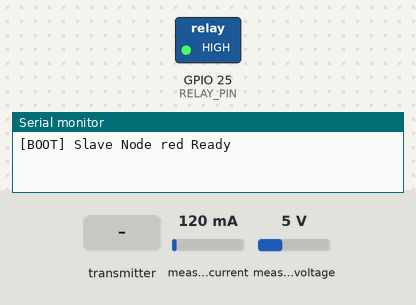
A sketch run on a simulated ESP32. Shown: switched loads named in the sketch (green lamp = pin HIGH), the last lines printed to the serial monitor. Inputs (shaded band) come from the test bench; at power-on: measured current 120 mA, measured voltage 5 V.

Above: at 1.2 s.
1.3 s: the transmitter starts sending pump = 0
4.4 s: the transmitter starts sending duration_ms = 1024
At 4.9 s:
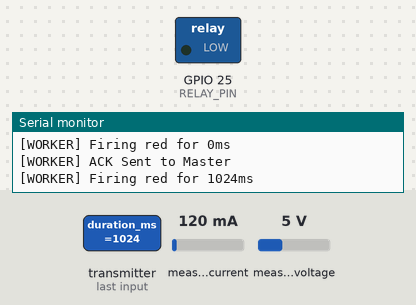
7.5 s: the transmitter starts sending emergency = 1
At 8.5 s:
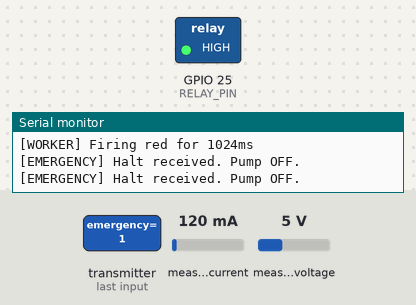
9.5 s: the transmitter starts sending emergency = 0
At 10.0 s:
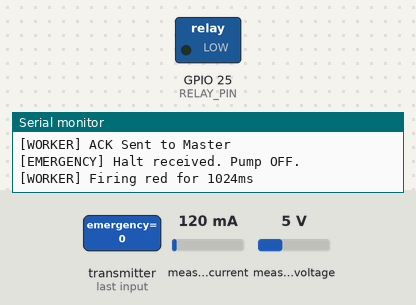
12.6 s: the transmitter starts sending duration_ms = 4095
Timing chart, 0 to 15.6 s (numbered marks = the images above; inputs shaded):
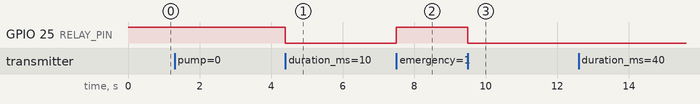

Measured:
- after the input at 4.4 s, GPIO 25 (RELAY_PIN): HIGH → LOW at once
- after the input at 7.5 s, GPIO 25 (RELAY_PIN): LOW → HIGH at once
- after the input at 9.5 s, GPIO 25 (RELAY_PIN): HIGH → LOW at once

The sketch:

slave_node.ino
```cpp
/**
 * Zero-Trust Micro-Refinery — Slave Node Firmware (ESP32)
 *
 * Runs on Core 1 for physical execution while Core 0 handles ESP-NOW.
 * Receives verified commands from Master, fires relay, monitors INA219,
 * and sends telemetry back.
 */

#include <esp_now.h>
#include <WiFi.h>
#include <Wire.h>
#include <Adafruit_INA219.h>

// ══════════════════════════════════════════════════════════════
// OPERATOR SETUP (Change per slave)
// ══════════════════════════════════════════════════════════════
// Set this to "red", "blue", or "yellow" depending on which slave this is
const char* SLAVE_PUMP_ID = "red";

// TODO: Replace with the MAC address of the MASTER ESP32
uint8_t masterMAC[] = {0xFF, 0xFF, 0xFF, 0xFF, 0xFF, 0xFF};

#define RELAY_PIN 25

// ══════════════════════════════════════════════════════════════
// STATE & COMPONENTS
// ══════════════════════════════════════════════════════════════
Adafruit_INA219 ina219;
QueueHandle_t cmdQueue;
volatile bool isExecuting = false;
esp_now_peer_info_t peerInfo;

typedef struct struct_cmd {
    char pump[16];
    int duration_ms;
    char packet_id[64];
    bool emergency;
} struct_cmd;

typedef struct struct_telem {
    char pump[16];
    float voltage;
    float current_mA;
    bool is_ack;
    char packet_id[64];
    char status[16];
} struct_telem;

// ══════════════════════════════════════════════════════════════
// ESP-NOW CALLBACKS (Core 0)
// ══════════════════════════════════════════════════════════════
void OnDataRecv(const uint8_t * mac, const uint8_t *incomingData, int len) {
    struct_cmd cmd;
    memcpy(&cmd, incomingData, sizeof(cmd));

    if (cmd.emergency) {
        digitalWrite(RELAY_PIN, HIGH);
        Serial.println("[EMERGENCY] Halt received. Pump OFF.");
        return;
    }

    if (xQueueSend(cmdQueue, &cmd, 0) != pdTRUE) {
        Serial.println("[QUEUE] Full - dropping command");
    }
}

void OnDataSent(const uint8_t *mac_addr, esp_now_send_status_t status) {
    // Optional: add retry logic here if status != ESP_NOW_SEND_SUCCESS
}

// ══════════════════════════════════════════════════════════════
// CORE 1 TASK: Physical Worker
// ══════════════════════════════════════════════════════════════
void core1_worker(void * param) {
    struct_cmd cmd;
    unsigned long lastINA = 0;

    while(1) {
        // Poll INA219 every 500ms
        if (millis() - lastINA > 500) {
            lastINA = millis();
            float v = ina219.getBusVoltage_V();
            float c = ina219.getCurrent_mA();

            struct_telem t;
            strcpy(t.pump, SLAVE_PUMP_ID);
            t.voltage = v;
            t.current_mA = c;
            t.is_ack = false;

            esp_now_send(masterMAC, (uint8_t *) &t, sizeof(t));
        }

        // Execute Command
        if (xQueueReceive(cmdQueue, &cmd, pdMS_TO_TICKS(10)) == pdTRUE) {
            isExecuting = true;
            Serial.printf("[WORKER] Firing %s for %dms\n", SLAVE_PUMP_ID, cmd.duration_ms);

            digitalWrite(RELAY_PIN, LOW); // ON
            vTaskDelay(cmd.duration_ms / portTICK_PERIOD_MS);
            digitalWrite(RELAY_PIN, HIGH); // OFF

            isExecuting = false;

            // Send ACK via ESP-NOW
            struct_telem ack;
            strcpy(ack.pump, SLAVE_PUMP_ID);
            ack.is_ack = true;
            strcpy(ack.packet_id, cmd.packet_id);
            strcpy(ack.status, "EXECUTED");

            esp_now_send(masterMAC, (uint8_t *) &ack, sizeof(ack));
            Serial.println("[WORKER] ACK Sent to Master");
        }
        vTaskDelay(1 / portTICK_PERIOD_MS);
    }
}

// ══════════════════════════════════════════════════════════════
// SETUP
// ══════════════════════════════════════════════════════════════
void setup() {
    Serial.begin(115200);

    pinMode(RELAY_PIN, OUTPUT);
    digitalWrite(RELAY_PIN, HIGH); // Fail-safe OFF

    if (!ina219.begin()) {
        Serial.println("INA219 Failed");
    }

    // Initialize ESP-NOW
    WiFi.mode(WIFI_STA); // Must be STA for ESP-NOW
    if (esp_now_init() != ESP_OK) {
        Serial.println("ESP-NOW Init Failed");
        return;
    }

    esp_now_register_recv_cb(OnDataRecv);
    esp_now_register_send_cb(OnDataSent);

    // Register Master Peer
    peerInfo.channel = 0;
    peerInfo.encrypt = false;
    memcpy(peerInfo.peer_addr, masterMAC, 6);
    esp_now_add_peer(&peerInfo);

    cmdQueue = xQueueCreate(1, sizeof(struct_cmd));

    // Pin task strictly to Core 1
    xTaskCreatePinnedToCore(
        core1_worker,
        "WorkerTask",
        4096,
        NULL,
        1,
        NULL,
        1
    );

    Serial.printf("[BOOT] Slave Node %s Ready\n", SLAVE_PUMP_ID);
}

void loop() {
    // Core 0 loop remains empty. Handled by WiFi/ESP-NOW interrupts.
    delay(1000);
}
```
